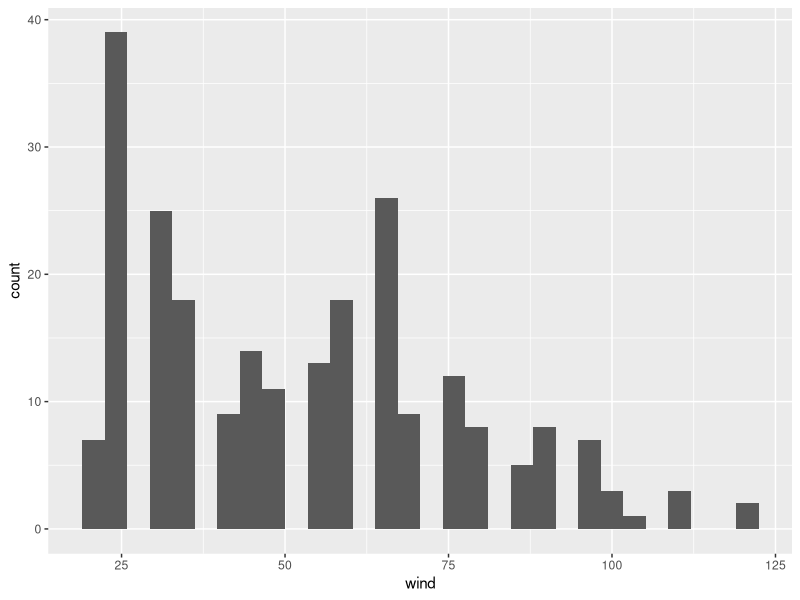
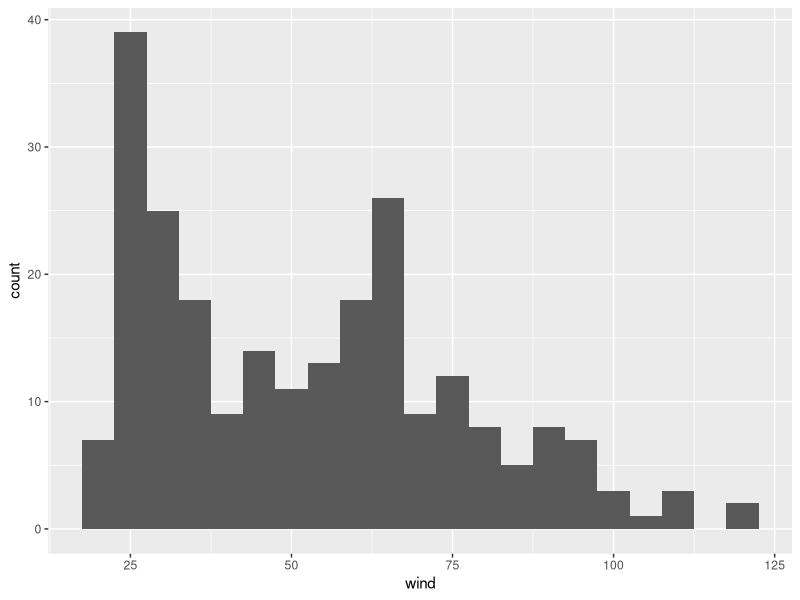
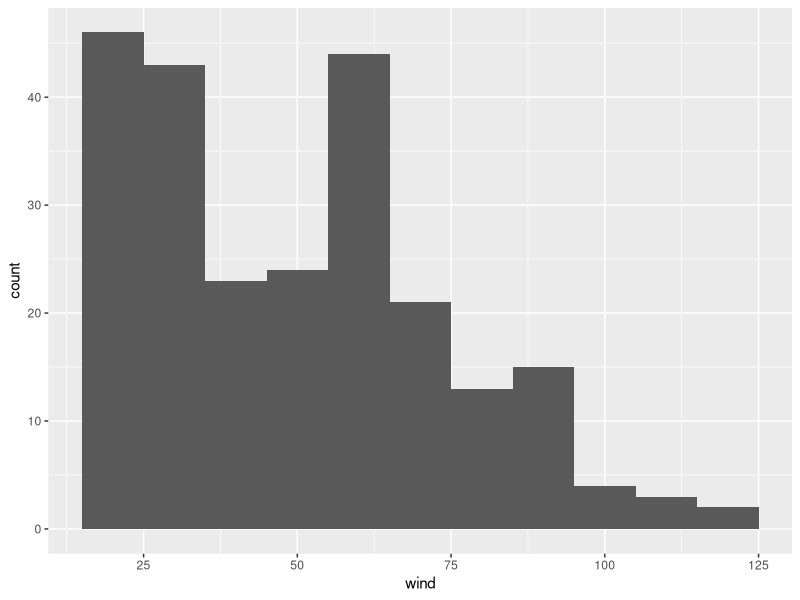
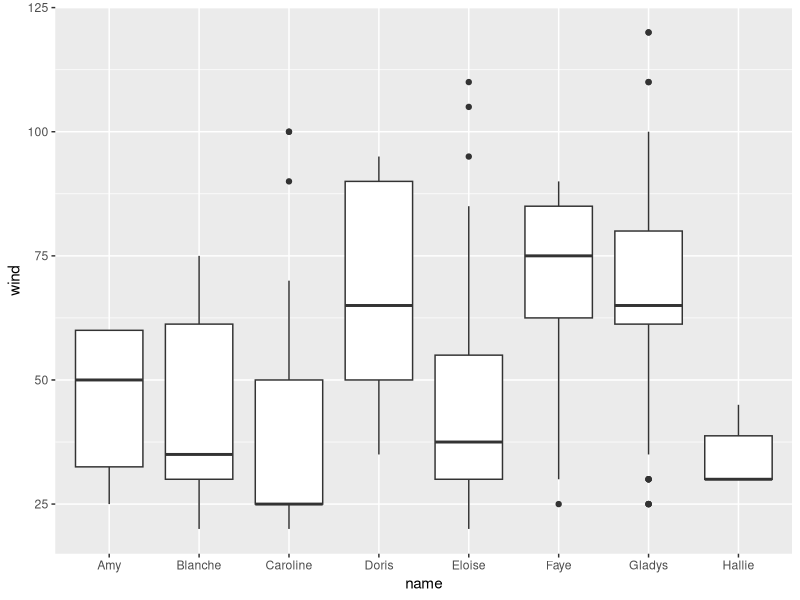
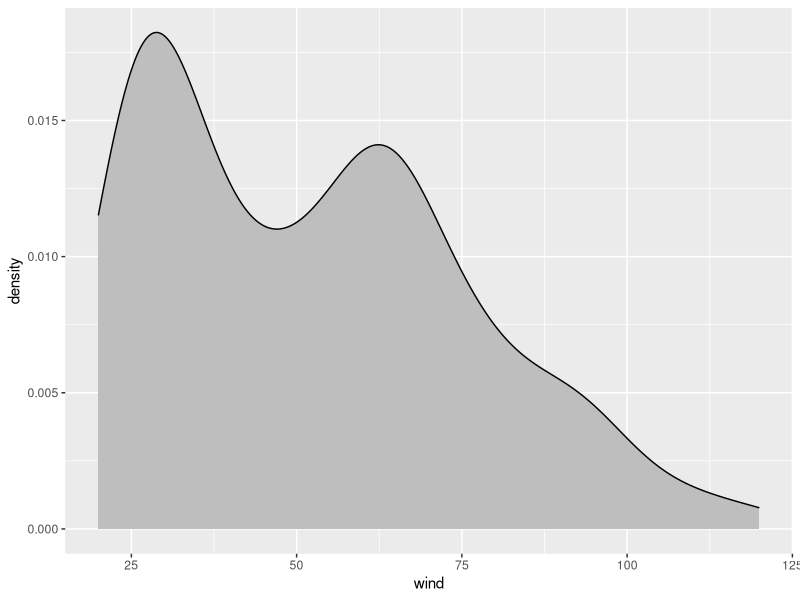
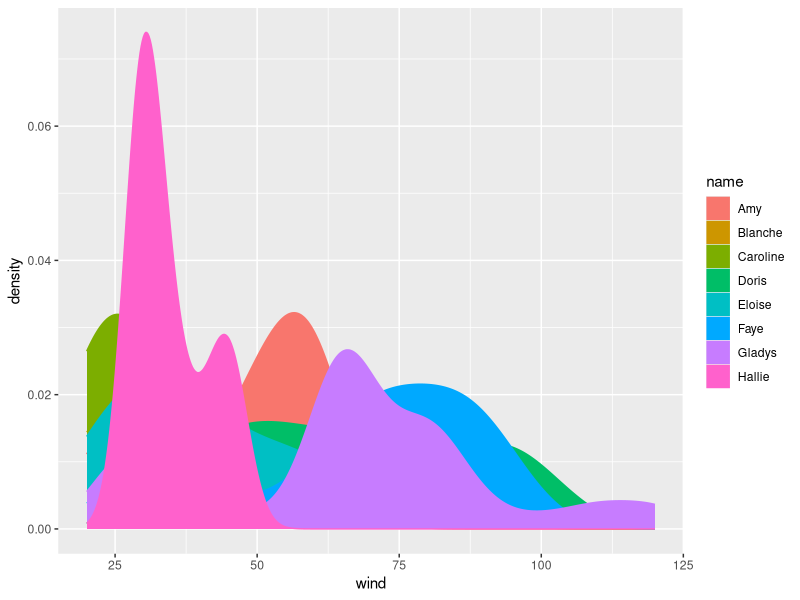
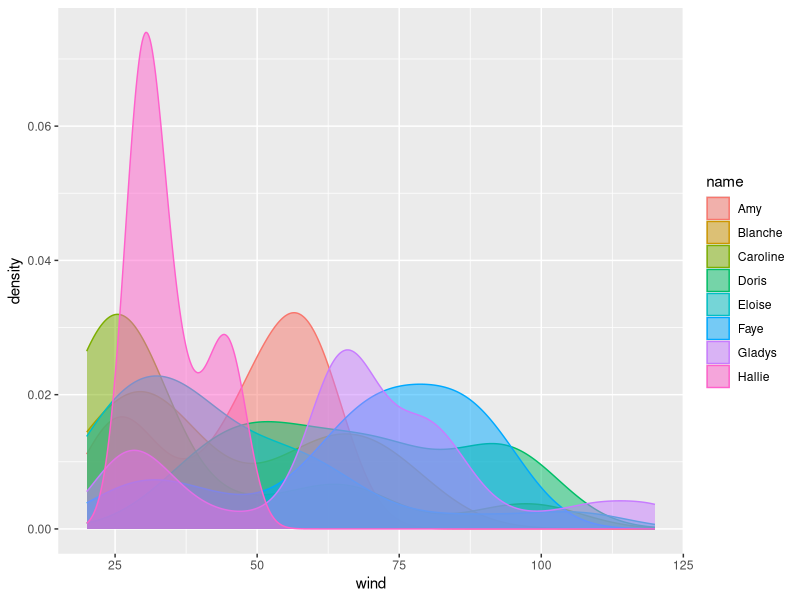
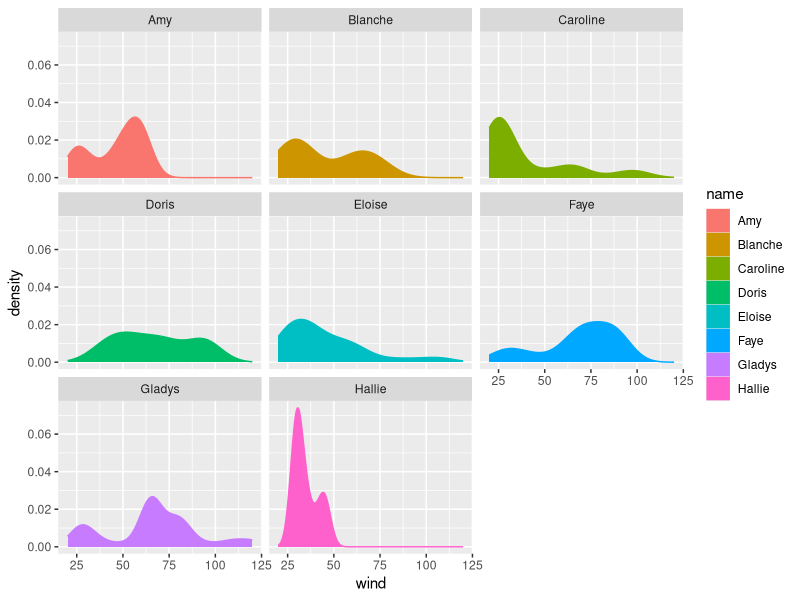

Write R code to recreate these figures, in order.
## ---- chunk 1
library(dplyr)
library(ggplot2)
## ---- chunk 2
knitr::include_graphics("https://www.gastonsanchez.com/intro2cwd/images/eda/dplyr-filter.svg")
## ---- chunk 3
storms75 <- filter(storms, year == 1975)
storms75
## ---- chunk 4
unique(pull(storms75, name))
## ---- chunk 5
distinct(storms75, name)
## ---- chunk 6
count(storms75, name)
## ---- chunk 7

## ---- chunk 8
head(storms75,20)
str(storms75)
## ---- chunk 9

## ---- chunk 10
p1=ggplot(data = storms75, aes(x = wind)) +
  geom_histogram()
## ---- chunk 11
#Same result
p2=ggplot(data = storms75) +
  geom_histogram(aes(x = wind))
p2
## ---- chunk 12
ggplot(data = storms75, aes(x = wind)) +
  geom_histogram(binwidth = 5)
## ---- chunk 13
ggplot(data = storms75, aes(x = wind)) +
  geom_histogram(binwidth = 10)
## ---- chunk 14
unique(pull(storms75, name))
## ---- chunk 15
summary(pull(storms75, wind))
## ---- chunk 16
ggplot(data = storms75, aes(x = name, y = wind)) +
  geom_boxplot()
## ---- chunk 17
ggplot(data = storms75, aes(x = wind)) +
  geom_density(fill = 'gray')
## ---- chunk 18
ggplot(data = storms75, aes(x = wind, color = name)) +
  geom_density(aes(fill = name))
## ---- chunk 19
ggplot(data = storms75, aes(x = wind, color = name)) +
  geom_density(aes(fill = name), alpha = 0.5)
## ---- chunk 20
ggplot(data = storms75, aes(x = wind, color = name)) +
  geom_density(aes(fill = name)) + 
  facet_wrap(~ name)
## ---- chunk 21

## ---- chunk 22
amy75 <- filter(storms75, name == "Amy")
amy75
## ---- chunk 23
ggplot(data = amy75, aes(x = 1:nrow(amy75), y = wind)) +
  geom_point()
## ---- chunk 24

## ---- chunk 25
ggplot(data = amy75, aes(x = 1:nrow(amy75), y = wind)) +
  geom_point() + 
  geom_line()
## ---- chunk 26
#hint
?storms
## ---- chunk 27
ggplot(data = amy75, aes(x = 1:nrow(amy75), y = wind)) +
  geom_point(aes(color = status)) + 
  geom_line()
## ---- chunk 28
ggplot(data = amy75, aes(x = 1:nrow(amy75), y = pressure)) +
  geom_point(aes(color = status)) + 
  geom_line()
## ---- chunk 29
ggplot(data = amy75, aes(x = 1:nrow(amy75), y = pressure)) +
  geom_line(aes(size = wind), lineend = "round", color = 'gray70') +
  geom_point(aes(size = wind, color = status))
## ---- chunk 30


